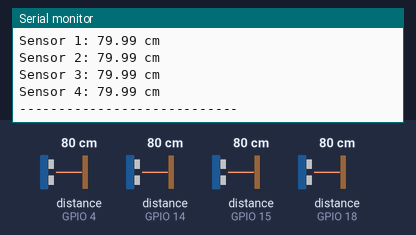
Simulated run of this sketch. Board: ESP32. Shown: the last lines printed to the serial monitor. Wiring (inferred from the names in the program): 4 × ultrasonic range finder: trigger GPIO 5, echo GPIO 18 / trigger GPIO 16, echo GPIO 4 / trigger GPIO 17, echo GPIO 15 / trigger GPIO 27, echo GPIO 14. The inputs (shaded band) are chosen by the test bench; at power-on: distance to the obstacle (sensors on GPIO 4, GPIO 14, GPIO 15, GPIO 18) 80 cm. The echo pulse lasts 58.3 µs per cm.

Above: at 1.2 s.
1.3 s: distance to the obstacle (sensor on GPIO 4) set to 2 cm
At 1.43 s:
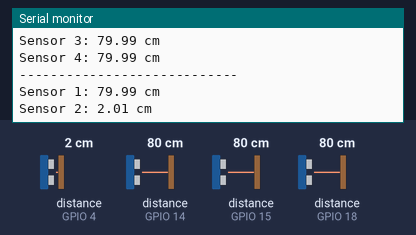
2.8 s: distance to the obstacle (sensor on GPIO 14) set to 2 cm
At 3.02 s:
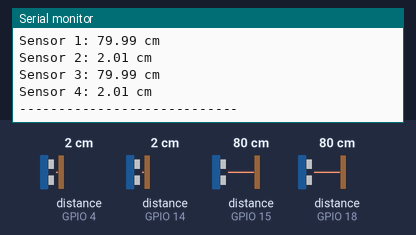
4.3 s: distance to the obstacle (sensor on GPIO 4) set to 250 cm
At 4.55 s:
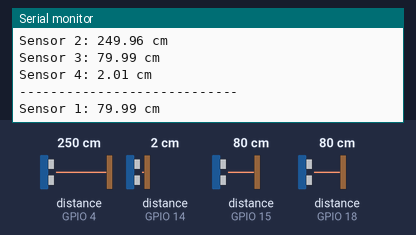
7.3 s: distance to the obstacle (sensor on GPIO 4) set to 9 cm
10.3 s: distance to the obstacle (sensor on GPIO 15) set to 2 cm
At 10.31 s:
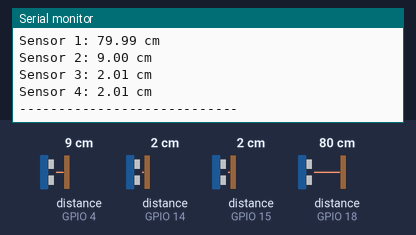
11.8 s: distance to the obstacle (sensor on GPIO 18) set to 2 cm
Timing chart, 0 to 14.3 s (numbered marks = the images above; inputs shaded):
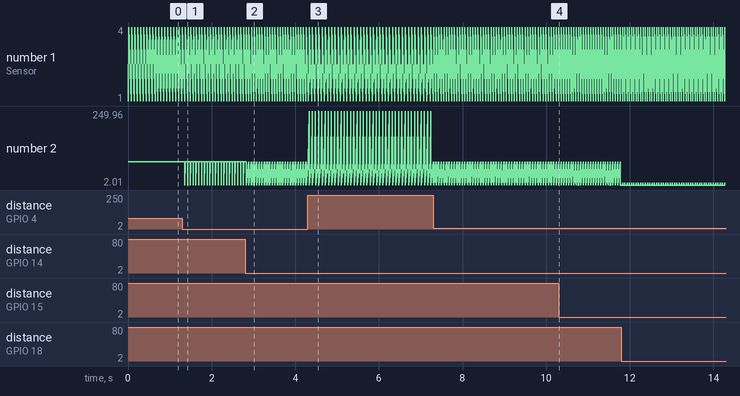

The sketch:

ultrasonic_EV.ino
```cpp
#define NUM_SENSORS 4

int trigPins[NUM_SENSORS] = {5, 16, 17, 27};
int echoPins[NUM_SENSORS] = {18, 4, 15, 14};

long duration[NUM_SENSORS];
float distanceCM[NUM_SENSORS];

void setup() {
  Serial.begin(115200);

  for (int i = 0; i < NUM_SENSORS; i++) {
    pinMode(trigPins[i], OUTPUT);
    pinMode(echoPins[i], INPUT);
  }
}

float readUltrasonic(int trigPin, int echoPin) {
  digitalWrite(trigPin, LOW);
  delayMicroseconds(2);

  digitalWrite(trigPin, HIGH);
  delayMicroseconds(5);
  digitalWrite(trigPin, LOW);

  long dur = pulseIn(echoPin, HIGH, 30000); // 30ms timeout

  if (dur == 0) return -1;  // no echo

  return (dur * 0.0343 / 2.0); // convert to CM
}

void loop() {
  for (int i = 0; i < NUM_SENSORS; i++) {
    distanceCM[i] = readUltrasonic(trigPins[i], echoPins[i]);

    Serial.print("Sensor ");
    Serial.print(i + 1);
    Serial.print(": ");

    if (distanceCM[i] < 0)
      Serial.println("No Echo");
    else {
      Serial.print(distanceCM[i]);
      Serial.println(" cm");
    }
  }

  Serial.println("----------------------------");
  delay(50);
}
```

Measured:
- after the input at 1.3 s, the serial monitor: prints a new line after 0.06 s (image 1)
- after the input at 2.8 s, the serial monitor: prints a new line at once (image 2)
- after the input at 4.3 s, the serial monitor: prints a new line at once (image 3)
- after the input at 10.3 s, the serial monitor: prints a new line at once (image 4)
